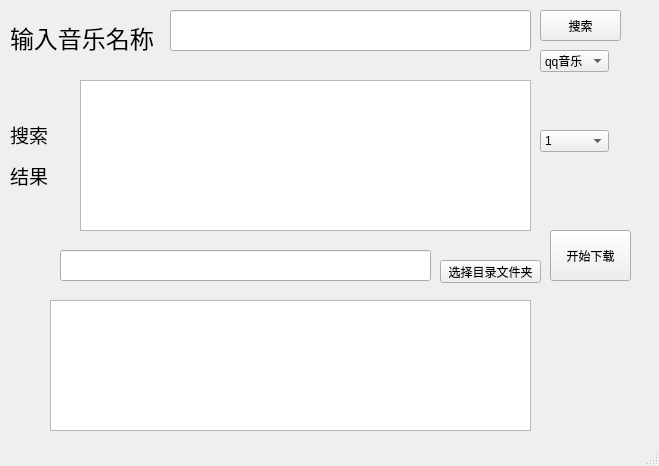
<?xml version="1.0" encoding="UTF-8"?>
<ui version="4.0">
 <class>musicdowload</class>
 <widget class="QMainWindow" name="musicdowload">
  <property name="geometry">
   <rect>
    <x>0</x>
    <y>0</y>
    <width>659</width>
    <height>466</height>
   </rect>
  </property>
  <property name="windowTitle">
   <string>音乐下载器</string>
  </property>
  <widget class="QWidget" name="centralwidget">
   <widget class="QLabel" name="ltit">
    <property name="geometry">
     <rect>
      <x>10</x>
      <y>20</y>
      <width>151</width>
      <height>31</height>
     </rect>
    </property>
    <property name="text">
     <string>&lt;html&gt;&lt;head/&gt;&lt;body&gt;&lt;p&gt;&lt;span style=&quot; font-size:18pt;&quot;&gt;输入音乐名称&lt;/span&gt;&lt;/p&gt;&lt;/body&gt;&lt;/html&gt;</string>
    </property>
    <property name="textFormat">
     <enum>Qt::AutoText</enum>
    </property>
    <property name="wordWrap">
     <bool>true</bool>
    </property>
   </widget>
   <widget class="QLineEdit" name="inputname">
    <property name="geometry">
     <rect>
      <x>170</x>
      <y>10</y>
      <width>361</width>
      <height>41</height>
     </rect>
    </property>
    <property name="inputMask">
     <string/>
    </property>
   </widget>
   <widget class="QPushButton" name="ButtonSearch">
    <property name="geometry">
     <rect>
      <x>540</x>
      <y>10</y>
      <width>81</width>
      <height>31</height>
     </rect>
    </property>
    <property name="text">
     <string>搜索</string>
    </property>
   </widget>
   <widget class="QTextBrowser" name="textanswer">
    <property name="geometry">
     <rect>
      <x>80</x>
      <y>80</y>
      <width>451</width>
      <height>151</height>
     </rect>
    </property>
    <property name="html">
     <string>&lt;!DOCTYPE HTML PUBLIC &quot;-//W3C//DTD HTML 4.0//EN&quot; &quot;http://www.w3.org/TR/REC-html40/strict.dtd&quot;&gt;
&lt;html&gt;&lt;head&gt;&lt;meta name=&quot;qrichtext&quot; content=&quot;1&quot; /&gt;&lt;style type=&quot;text/css&quot;&gt;
p, li { white-space: pre-wrap; }
&lt;/style&gt;&lt;/head&gt;&lt;body style=&quot; font-family:'SimSun'; font-size:9pt; font-weight:400; font-style:normal;&quot;&gt;
&lt;p style=&quot;-qt-paragraph-type:empty; margin-top:0px; margin-bottom:0px; margin-left:0px; margin-right:0px; -qt-block-indent:0; text-indent:0px;&quot;&gt;&lt;br /&gt;&lt;/p&gt;&lt;/body&gt;&lt;/html&gt;</string>
    </property>
   </widget>
   <widget class="QComboBox" name="selectBox">
    <property name="geometry">
     <rect>
      <x>540</x>
      <y>130</y>
      <width>69</width>
      <height>22</height>
     </rect>
    </property>
    <item>
     <property name="text">
      <string>1</string>
     </property>
    </item>
    <item>
     <property name="text">
      <string>2</string>
     </property>
    </item>
    <item>
     <property name="text">
      <string>3</string>
     </property>
    </item>
    <item>
     <property name="text">
      <string>4</string>
     </property>
    </item>
    <item>
     <property name="text">
      <string>5</string>
     </property>
    </item>
    <item>
     <property name="text">
      <string>6</string>
     </property>
    </item>
    <item>
     <property name="text">
      <string>7</string>
     </property>
    </item>
    <item>
     <property name="text">
      <string>8</string>
     </property>
    </item>
    <item>
     <property name="text">
      <string>9</string>
     </property>
    </item>
    <item>
     <property name="text">
      <string>10</string>
     </property>
    </item>
   </widget>
   <widget class="QPushButton" name="Buttonstratdownload">
    <property name="geometry">
     <rect>
      <x>550</x>
      <y>230</y>
      <width>81</width>
      <height>51</height>
     </rect>
    </property>
    <property name="text">
     <string>开始下载</string>
    </property>
   </widget>
   <widget class="QTextBrowser" name="textfinsh">
    <property name="geometry">
     <rect>
      <x>50</x>
      <y>300</y>
      <width>481</width>
      <height>131</height>
     </rect>
    </property>
   </widget>
   <widget class="QLineEdit" name="lineEdit">
    <property name="geometry">
     <rect>
      <x>60</x>
      <y>250</y>
      <width>371</width>
      <height>31</height>
     </rect>
    </property>
   </widget>
   <widget class="QPushButton" name="pushButton">
    <property name="geometry">
     <rect>
      <x>440</x>
      <y>260</y>
      <width>101</width>
      <height>23</height>
     </rect>
    </property>
    <property name="text">
     <string>选择目录文件夹</string>
    </property>
   </widget>
   <widget class="QLabel" name="label">
    <property name="geometry">
     <rect>
      <x>10</x>
      <y>110</y>
      <width>54</width>
      <height>91</height>
     </rect>
    </property>
    <property name="text">
     <string>&lt;html&gt;&lt;head/&gt;&lt;body&gt;&lt;p&gt;&lt;span style=&quot; font-size:14pt;&quot;&gt;搜索&lt;/span&gt;&lt;/p&gt;&lt;p&gt;&lt;span style=&quot; font-size:14pt;&quot;&gt;结果&lt;/span&gt;&lt;/p&gt;&lt;/body&gt;&lt;/html&gt;</string>
    </property>
   </widget>
   <widget class="QComboBox" name="type">
    <property name="geometry">
     <rect>
      <x>540</x>
      <y>50</y>
      <width>69</width>
      <height>22</height>
     </rect>
    </property>
    <item>
     <property name="text">
      <string>qq音乐</string>
     </property>
    </item>
    <item>
     <property name="text">
      <string>酷狗</string>
     </property>
    </item>
   </widget>
  </widget>
  <widget class="QStatusBar" name="statusbar"/>
 </widget>
 <resources/>
 <connections/>
</ui>
